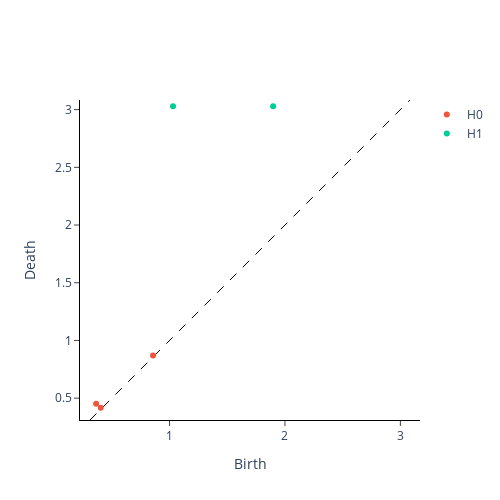

Source (notebook cell):
### Markdown cell above
It works! We can clearly see two persistent $H_1$ generators corresponding to the loops in the digit "8", along with a single $H_0$ generator corresponding to the connected components. 

As a postprocessing step, it is often convenient to rescale the persistence diagrams which can be achieved in ``giotto-tda`` as follows:

### Code cell
from gtda.diagrams import Scaler

scaler = Scaler()
im8_scaled = scaler.fit_transform(im8_cubical)
print(im8_scaled)
scaler.plot(im8_scaled)

### Figure 1 — Plotly figure (JSON) as saved in the notebook; plotly's stock layout.template omitted (floating-point values rounded to 4 significant figures)
{"data": [{"hoverinfo": "none", "line": {"color": "black", "dash": "dash", "width": 1}, "mode": "lines", "showlegend": false, "type": "scatter", "x": [0.3108, 3.083], "y": [0.3108, 3.083]}, {"hoverinfo": "text", "hovertext": ["(0.36416103237593, 0.45168616998480626)", "(0.4040003922330208, 0.4164340724919274)", "(0.857014250849982, 0.8688356955003116)"], "mode": "markers", "name": "H0", "type": "scatter", "x": [0.3642, 0.404, 0.857], "y": [0.4517, 0.4164, 0.8688]}, {"hoverinfo": "text", "hovertext": ["(1.030002941747656, 3.030002941747656)", "(1.8976195593809997, 3.030002941747656)"], "mode": "markers", "name": "H1", "type": "scatter", "x": [1.03, 1.898], "y": [3.03, 3.03]}], "layout": {"height": 500, "plot_bgcolor": "white", "width": 500, "xaxis": {"autorange": false, "exponentformat": "e", "linecolor": "black", "linewidth": 1, "mirror": false, "range": [0.3108, 3.083], "showexponent": "all", "showline": true, "side": "bottom", "ticks": "outside", "title": {"text": "Birth"}, "type": "linear", "zeroline": true}, "yaxis": {"autorange": false, "exponentformat": "e", "linecolor": "black", "linewidth": 1, "mirror": false, "range": [0.3108, 3.083], "scaleanchor": "x", "scaleratio": 1, "showexponent": "all", "showline": true, "side": "left", "ticks": "outside", "title": {"text": "Death"}, "type": "linear", "zeroline": true}}}
